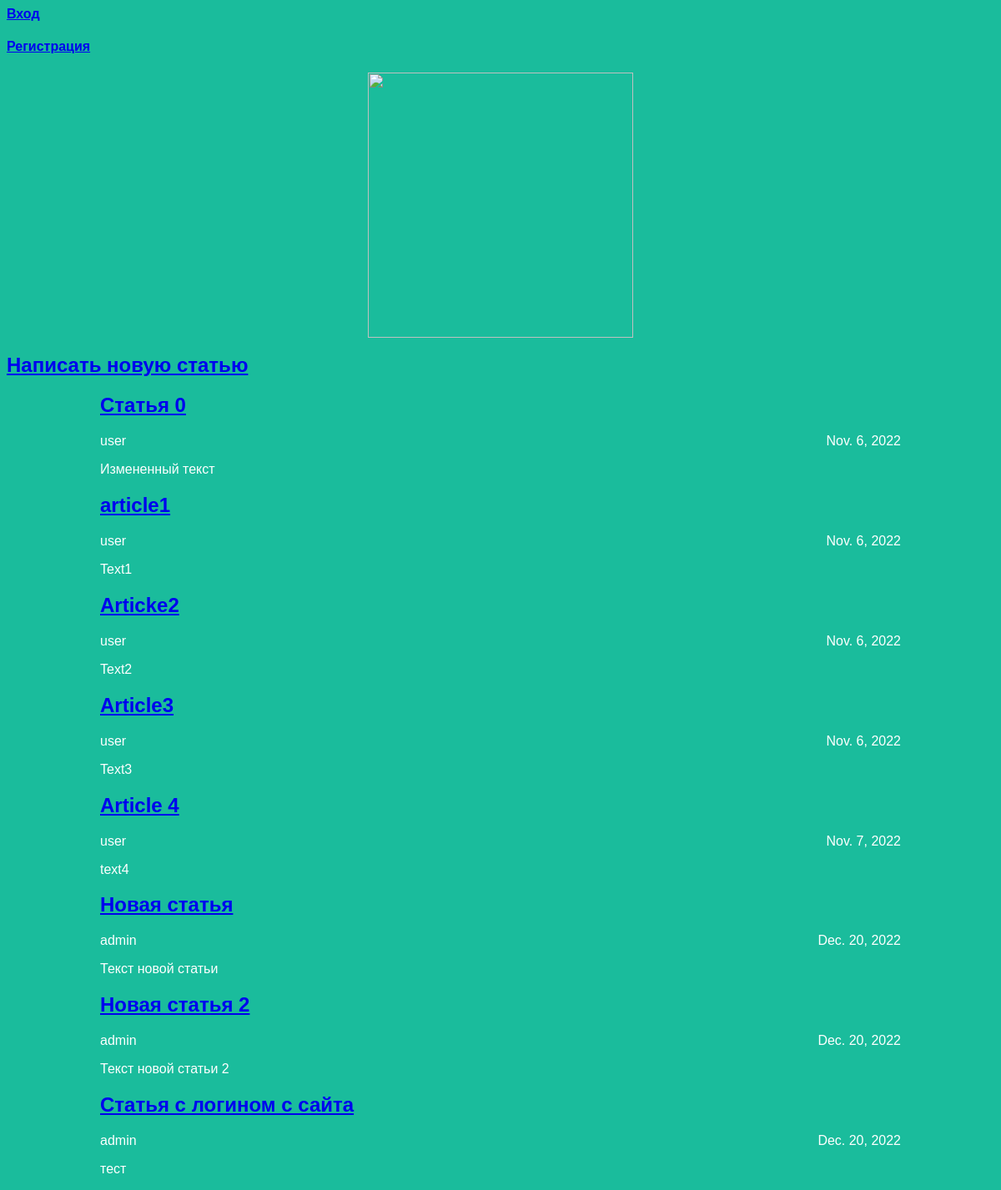
The page / on the database its author committed.
### articles/models.py (models this page shows, shortened)
class Article(models.Model):
	title = models.CharField(max_length=200)
	author = models.ForeignKey(User, on_delete=models.CASCADE)
	text = models.TextField()
	created_date = models.DateField(auto_now_add=True)
	def get_excerpt (self):
		return self.text[:140] + "..." if len(self.text) > 140 else self.text

### articles/views.py (the view)
# urls.py: path('', views.archive,name="home"),
def archive(request):
    return render(request, 'archive.html', {"posts": Article.objects.all()})

### articles/templates/archive.html (shortened to what this page needs)
<head>
<link rel="stylesheet" href="{{ STATIC_URL }}/static/css/article.css">
</head>
<body>
    <div>
        <a href="/sign-in">
        <h4 class="sign-in">Вход</h2>
        <a href="/sign-up">
        <h4 class="sign-up">Регистрация</h2>
    </div>
    <div class="header">
        {% load static %}
        <a href="/">
        <img src="{% static '/img/logo.png'%}" />
    </div>
    <div>
    <a href="/article/new">
    <h2 class="new-article">Написать новую статью</h2>
    </div>
    <div class="archive">
    {% for post in posts %}
        <div class="one-post">
        <a href="/article/{{post.id}}">
            <h2 class="post-title">{{ post.title }}</h2> </a>
            <div class="article-info">
            <div class="article-author">{{ post.author.username }}</div>
            <div class="article-created-date">{{ post.created_date }}</div>
            </div>
            <p class="article-text">{{ post.get_excerpt }}</p>
        </div>
    {% endfor %}
    </div>
</body>

### articles/static/css/article.css (style rules this page uses)
body { background: #1abc9c; font-family: Tahoma, Arial, sans-serif; color: #ffffff; }
.header img { display: block; width: 318px; margin-left: auto; margin-right: auto; }
.archive { width: 960px; margin-left: auto; margin-right: auto; }
.article-author { width: 50%; float: left; }
.article-created-date { text-align: right; }

### rows shown on the page
Article: title "Статья 0", author.username "user", created_date "Nov. 6, 2022", get_excerpt "Измененный текст"
Article: title "article1", author.username "user", created_date "Nov. 6, 2022", get_excerpt "Text1"
Article: title "Articke2", author.username "user", created_date "Nov. 6, 2022", get_excerpt "Text2"
Article: title "Article3", author.username "user", created_date "Nov. 6, 2022", get_excerpt "Text3"
Article: title "Article 4", author.username "user", created_date "Nov. 7, 2022", get_excerpt "text4"
Article: title "Новая статья", author.username "admin", created_date "Dec. 20, 2022", get_excerpt "Текст новой статьи"
Article: title "Новая статья 2", author.username "admin", created_date "Dec. 20, 2022", get_excerpt "Текст новой статьи 2"
Article: title "Статья с логином с сайта", author.username "admin", created_date "Dec. 20, 2022", get_excerpt "тест"
